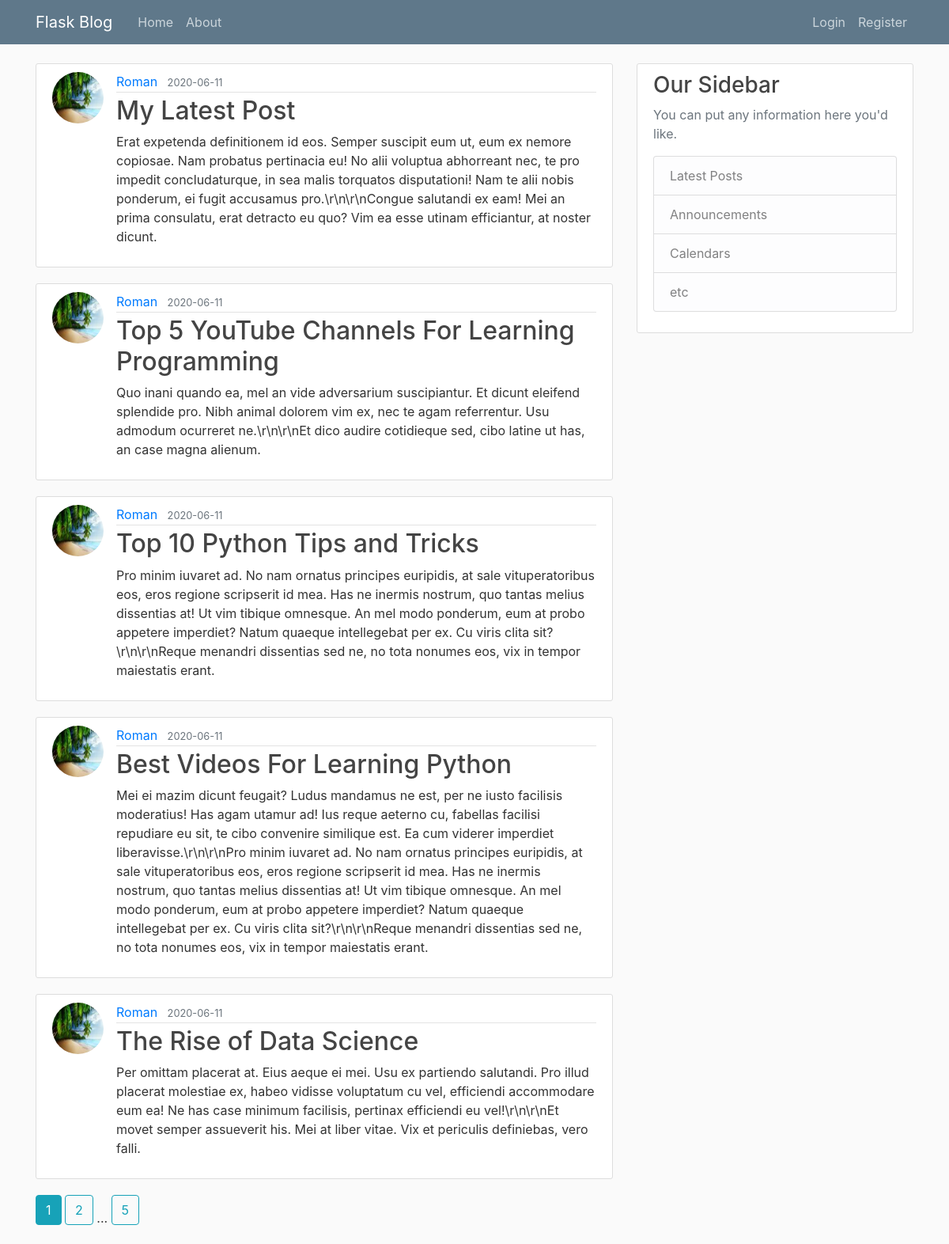
The page /home on the database its author committed.
### flaskblog/models.py (models this page shows, shortened)
class Post(db.Model):
    id = db.Column(db.Integer, primary_key=True)
    title = db.Column(db.String(100), nullable=False)
    date_posted = db.Column(db.DateTime, nullable=False, default=datetime.utcnow)
    content = db.Column(db.Text, nullable=False)
    user_id = db.Column(db.Integer, db.ForeignKey('user.id'), nullable=False)

class User(db.Model, UserMixin):
    id = db.Column(db.Integer, primary_key=True)
    email = db.Column(db.String(120), unique=True, nullable=False)
    username = db.Column(db.String(20), unique=True, nullable=False)
    image_file = db.Column(db.String(20), nullable=False, default="default.jpg")
    password = db.Column(db.String(60), nullable=False)
    posts = db.relationship('Post', backref='author', lazy=True)

### flaskblog/main/routes.py (the view)
@main.route("/")
@main.route("/home")
def home():
    page = request.args.get('page', 1, type=int)
    posts = Post.query.order_by(Post.date_posted.desc()).paginate(page=page, per_page=5)
    return render_template('home.html', posts=posts)

### flaskblog/templates/home.html
{% extends "layout.html" %}
{% block content %}
    {% for post in posts.items %}
        <article class="media content-section">
          <img class="rounded-circle article-img" src="{{ url_for('static', filename='profile_pics/' + post.author.image_file) }}">
          <div class="media-body">
            <div class="article-metadata">
              <a class="mr-2" href="{{ url_for('users.user_posts', username=post.author.username) }}">{{ post.author.username }}</a>
              <small class="text-muted">{{ post.date_posted.strftime('%Y-%m-%d') }}</small>
            </div>
            <h2><a class="article-title" href="{{ url_for('posts.post', post_id=post.id) }}">{{ post.title }}</a></h2>
            <p class="article-content">{{ post.content }}</p>
          </div>
        </article>
    {% endfor %}
    {% for page_num in posts.iter_pages(left_edge=1, right_edge=1, left_current=1, right_current=2) %}
      {% if page_num %}
        {% if posts.page == page_num %}
          <a class="btn btn-info mb-4" href="{{ url_for('main.home', page=page_num) }}">{{ page_num }}</a>
        {% else %}
          <a class="btn btn-outline-info mb-4" href="{{ url_for('main.home', page=page_num) }}">{{ page_num }}</a>
        {% endif %}
      {% else %}
        ...
      {% endif %}
    {% endfor %}
{% endblock content %}

### flaskblog/templates/layout.html (shortened to what this page needs)
<!DOCTYPE html>
<html>
<head>
    <link rel="stylesheet" href="https://maxcdn.bootstrapcdn.com/bootstrap/4.0.0/css/bootstrap.min.css">
    <link rel="stylesheet" type="text/css" href="{{ url_for('static', filename='main.css') }}">
</head>
<body>
    <header class="site-header">
      <nav class="navbar navbar-expand-md navbar-dark bg-steel fixed-top">
        <div class="container">
          <a class="navbar-brand mr-4" href="/">Flask Blog</a>
          <div class="collapse navbar-collapse" id="navbarToggle">
            <div class="navbar-nav mr-auto">
              <a class="nav-item nav-link" href="{{ url_for('main.home') }}">Home</a>
              <a class="nav-item nav-link" href="{{ url_for('main.about') }}">About</a>
            </div>
            <div class="navbar-nav">
              {% if current_user.is_authenticated %}
                <a class="nav-item nav-link" href="{{ url_for('posts.new_post') }}">New Post</a>
                <a class="nav-item nav-link" href="{{ url_for('users.account') }}">Account</a>
                <a class="nav-item nav-link" href="{{ url_for('users.logout') }}">Logout</a>
              {% else %}
                <a class="nav-item nav-link" href="{{ url_for('users.login') }}">Login</a>
                <a class="nav-item nav-link" href="{{ url_for('users.register') }}">Register</a>
              {% endif %}
            </div>
          </div>
        </div>
      </nav>
    </header>
    <main role="main" class="container">
      <div class="row">
        <div class="col-md-8">
          {% block content %}{% endblock %}
        </div>
        <div class="col-md-4">
          <div class="content-section">
            <h3>Our Sidebar</h3>
            <p class='text-muted'>You can put any information here you'd like.
              <ul class="list-group">
                <li class="list-group-item list-group-item-light">Latest Posts</li>
                <li class="list-group-item list-group-item-light">Announcements</li>
                <li class="list-group-item list-group-item-light">Calendars</li>
                <li class="list-group-item list-group-item-light">etc</li>
              </ul>
            </p>
          </div>
        </div>
      </div>
    </main>
</body>
</html>

### flaskblog/static/main.css (style rules this page uses)
body { background: #fafafa; color: #333333; margin-top: 5rem; }
h1, h2, h3, h4, h5, h6 { color: #444444; }
.bg-steel { background-color: #5f788a; }
.site-header .navbar-nav .nav-link { color: #cbd5db; }
.content-section { background: #ffffff; padding: 10px 20px; border: 1px solid #dddddd; border-radius: 3px; margin-bottom: 20px; }
.article-title { color: #444444; }
.article-content { white-space: pre-line; }
.article-img { height: 65px; width: 65px; margin-right: 16px; }
.article-metadata { padding-bottom: 1px; margin-bottom: 4px; border-bottom: 1px solid #e3e3e3 }

### rows shown on the page
Post: image_file (picture), author.username "Roman", date_posted "2020-06-11", title "My Latest Post", content "Erat expetenda definitionem id eos. Semper suscipit eum ut, eum ex nemore copiosae. Nam probatus pertinacia eu! No alii voluptua abhorreant nec, te pro impedit concludaturque, in sea malis torquatos disputationi! Nam te alii nobis ponderum, ei fugit accusamus pro.\\r\\n\\r\\nCongue salutandi ex eam! Mei an prima consulatu, erat detracto eu quo? Vim ea esse utinam efficiantur, at noster dicunt."
Post: image_file (picture), author.username "Roman", date_posted "2020-06-11", title "Top 5 YouTube Channels For Learning Programming", content "Quo inani quando ea, mel an vide adversarium suscipiantur. Et dicunt eleifend splendide pro. Nibh animal dolorem vim ex, nec te agam referrentur. Usu admodum ocurreret ne.\\r\\n\\r\\nEt dico audire cotidieque sed, cibo latine ut has, an case magna alienum."
Post: image_file (picture), author.username "Roman", date_posted "2020-06-11", title "Top 10 Python Tips and Tricks", content "Pro minim iuvaret ad. No nam ornatus principes euripidis, at sale vituperatoribus eos, eros regione scripserit id mea. Has ne inermis nostrum, quo tantas melius dissentias at! Ut vim tibique omnesque. An mel modo ponderum, eum at probo appetere imperdiet? Natum quaeque intellegebat per ex. Cu viris clita sit?\\r\\n\\r\\nReque menandri dissentias sed ne, no tota nonumes eos, vix in tempor maiestatis erant."
Post: image_file (picture), author.username "Roman", date_posted "2020-06-11", title "Best Videos For Learning Python", content "Mei ei mazim dicunt feugait? Ludus mandamus ne est, per ne iusto facilisis moderatius! Has agam utamur ad! Ius reque aeterno cu, fabellas facilisi repudiare eu sit, te cibo convenire similique est. Ea cum viderer imperdiet liberavisse.\\r\\n\\r\\nPro minim iuvaret ad. No nam ornatus principes euripidis, at sale vituperatoribus eos, eros regione scripserit id mea. Has ne inermis nostrum, quo tantas melius dissentias at! Ut vim tibique omnesque. An mel modo ponderum, eum at probo appetere imperdiet? Natum quaeque intellegebat per ex. Cu viris clita sit?\\r\\n\\r\\nReque menandri dissentias sed ne, no tota nonumes eos, vix in tempor maiestatis erant."
Post: image_file (picture), author.username "Roman", date_posted "2020-06-11", title "The Rise of Data Science", content "Per omittam placerat at. Eius aeque ei mei. Usu ex partiendo salutandi. Pro illud placerat molestiae ex, habeo vidisse voluptatum cu vel, efficiendi accommodare eum ea! Ne has case minimum facilisis, pertinax efficiendi eu vel!\\r\\n\\r\\nEt movet semper assueverit his. Mei at liber vitae. Vix et periculis definiebas, vero falli."

### other values the page prints
{{ page_num }} "1"
{{ page_num }} "2" "5"
